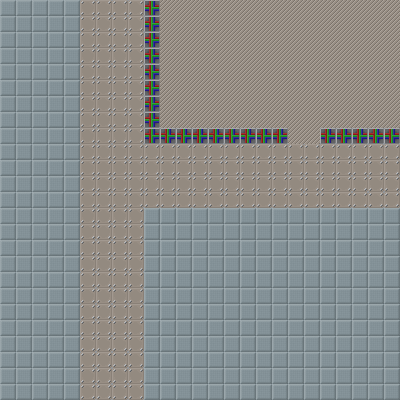

Below is a game level as drawn by its tile map, then a one-line description and the .tmx that defines it (tile-layer data replaced by summaries):
An orthogonal 25x25 tile map with 16x16 px tiles, 2 tile layers (Normal, Collison).

<map version="1.0" orientation="orthogonal" width="25" height="25" tilewidth="16" tileheight="16">
 <tileset firstgid="1" name="TileMap" tilewidth="16" tileheight="16">
  <image source="../TileMap.png" width="128" height="128" />
 </tileset>
 <layer name="Normal" width="25" height="25">
  <data>[625 cells, 603 non-empty, 3 distinct tile ids]</data>
 </layer>
 <layer name="Collison" width="25" height="25">
  <data>[625 cells, 22 non-empty, 1 distinct tile ids]</data>
 </layer>
</map>